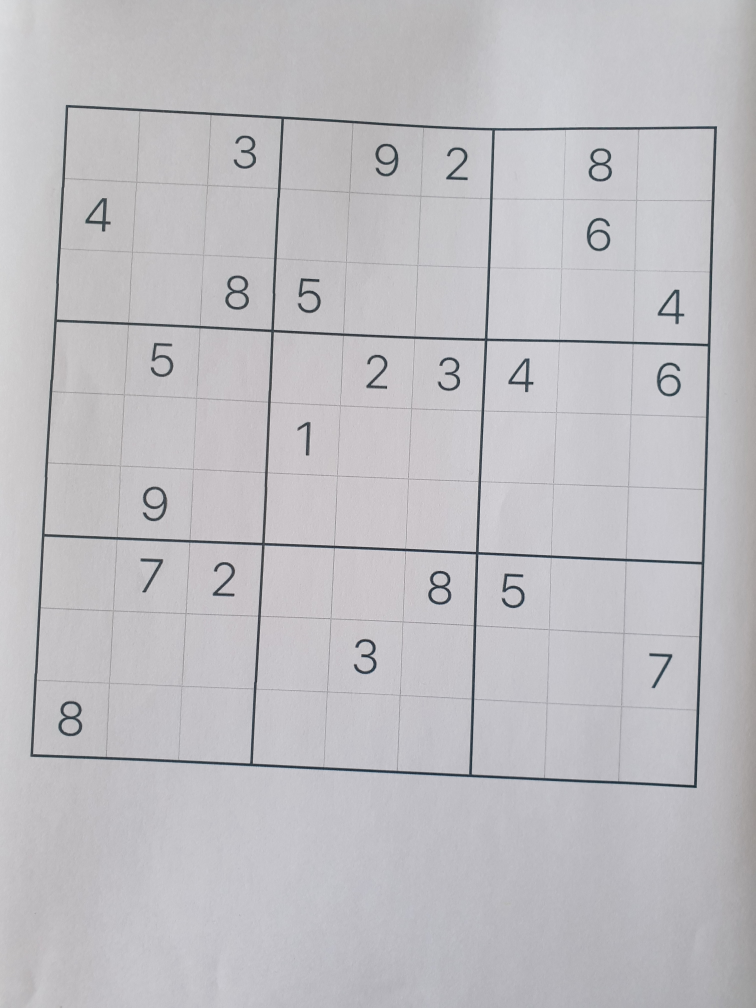
#> input picture examples/02_ImageInput.jpg, 3024 x 4032 px (shown at 1/4 size)
$ python -i imageparser.py   (imports and definitions only)   (older library calls are emulated)
#> lines starting #> are read from the running program, lines starting #| are printed output that depends on the picture; after the words box and inside, x2 and y2 are one past the last pixel; in counts of white or black regions, pixels touching at a corner belong together
### solver.py
## Solve Every Sudoku Puzzle

## See http://norvig.com/sudoku.html

## Throughout this program we have:
##   r is a row,    e.g. 'A'
##   c is a column, e.g. '3'
##   s is a square, e.g. 'A3'
##   d is a digit,  e.g. '9'
##   u is a unit,   e.g. ['A1','B1','C1','D1','E1','F1','G1','H1','I1']
##   grid is a grid,e.g. 81 non-blank chars, e.g. starting with '.18...7...
##   values is a dict of possible values, e.g. {'A1':'12349', 'A2':'8', ...}

def cross(A, B):
    "Cross product of elements in A and elements in B."
    return [a+b for a in A for b in B]

digits   = '123456789'
rows     = 'ABCDEFGHI'
cols     = digits
squares  = cross(rows, cols)
unitlist = ([cross(rows, c) for c in cols] +
            [cross(r, cols) for r in rows] +
            [cross(rs, cs) for rs in ('ABC','DEF','GHI') for cs in ('123','456','789')])
#> further down, picture is the input picture: shape (4032, 3024, 3); mean B, G, R 193.5, 189.6, 190.9
units = dict((s, [u for u in unitlist if s in u])
             for s in squares)
peers = dict((s, set(sum(units[s],[]))-set([s]))
             for s in squares)

################ Unit Tests ################

# [77 lines left out: functions test, parse_grid, grid_values, assign, eliminate, display, not called in this run]


################ Search ################

def solve(grid): return search(parse_grid(grid))

# [18 lines left out: functions search, some, not called in this run]

def from_file(filename, sep='\n'):
    "Parse a file into a list of strings, separated by sep."
    return file(filename).read().strip().split(sep)

# [5 lines left out: function shuffled, not called in this run]

################ System test ################

import time, random

# [37 lines left out: functions solve_all, solved, random_puzzle, not called in this run]

grid1  = '003020600900305001001806400008102900700000008006708200002609500800203009005010300'
grid2  = '4.....8.5.3..........7......2.....6.....8.4......1.......6.3.7.5..2.....1.4......'
hard1  = '.....6....59.....82....8....45........3........6..3.54...325..6..................'

# [6 lines that do not run on import are left out]

### imageparser.py
from cv2 import cv2 as cv
import numpy as np
from matplotlib import pyplot as plt
import pytesseract
import solver
import sudokudict


#Converts the image to grayscale, binarizes it and improves the image quality
def binarizeImage(frame):
    #Conversion of the image to Grayscale
    img = cv.cvtColor(frame, cv.COLOR_BGR2GRAY)

    if img.shape[0]<1000 or img.shape[1]<1000:
        imgBlur = cv.GaussianBlur(img, (7, 7), 0)
    else:
        imgBlur = cv.GaussianBlur(img, (9, 9), 0)

    #TEST
    # plt.imshow(imgBlur, cmap='gray', vmin=0, vmax=255)
    # plt.show()

    imgBinarized = cv.adaptiveThreshold(imgBlur,255,cv.ADAPTIVE_THRESH_GAUSSIAN_C,cv.THRESH_BINARY,11,2)
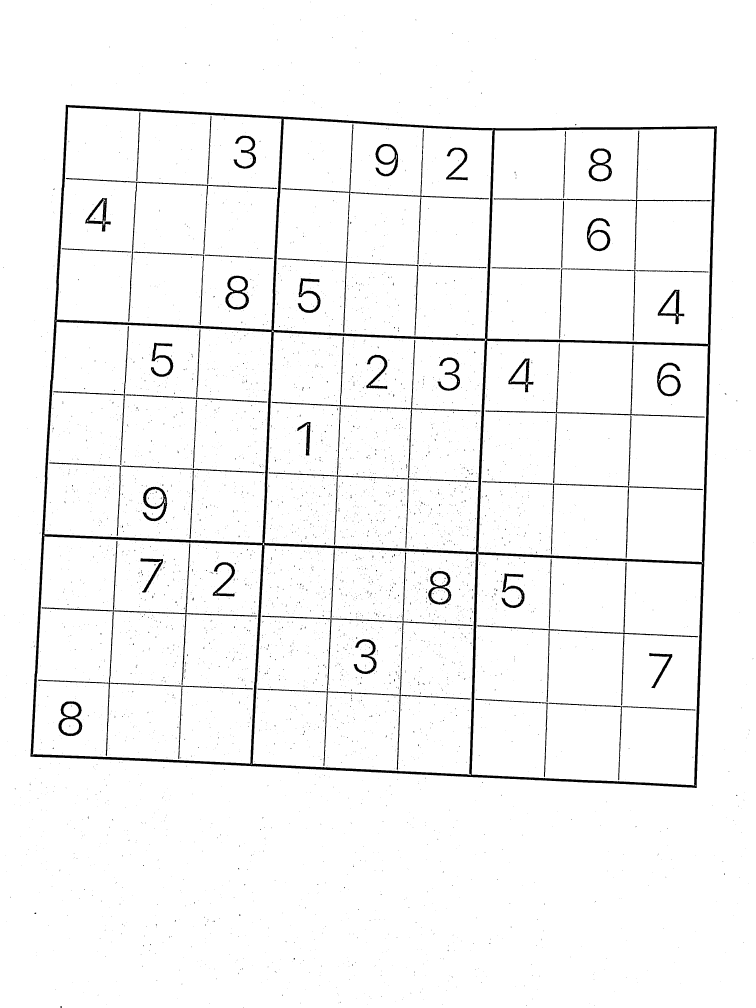
#> imgBinarized: shape (4032, 3024) (shown at 1/4 size); 96.5% white; 5156 black regions (5066 under 20 px), largest, box (x1, y1, x2, y2) and area: (121, 419, 2868, 3152) 216489, (1111, 497, 1956, 1342) 11929, (152, 2164, 1012, 3036) 9181

    #TEST
    # plt.imshow(imgBinarized, cmap='gray', vmin=0, vmax=255)
    # plt.show()

    imgInverted = cv.bitwise_not(imgBinarized)
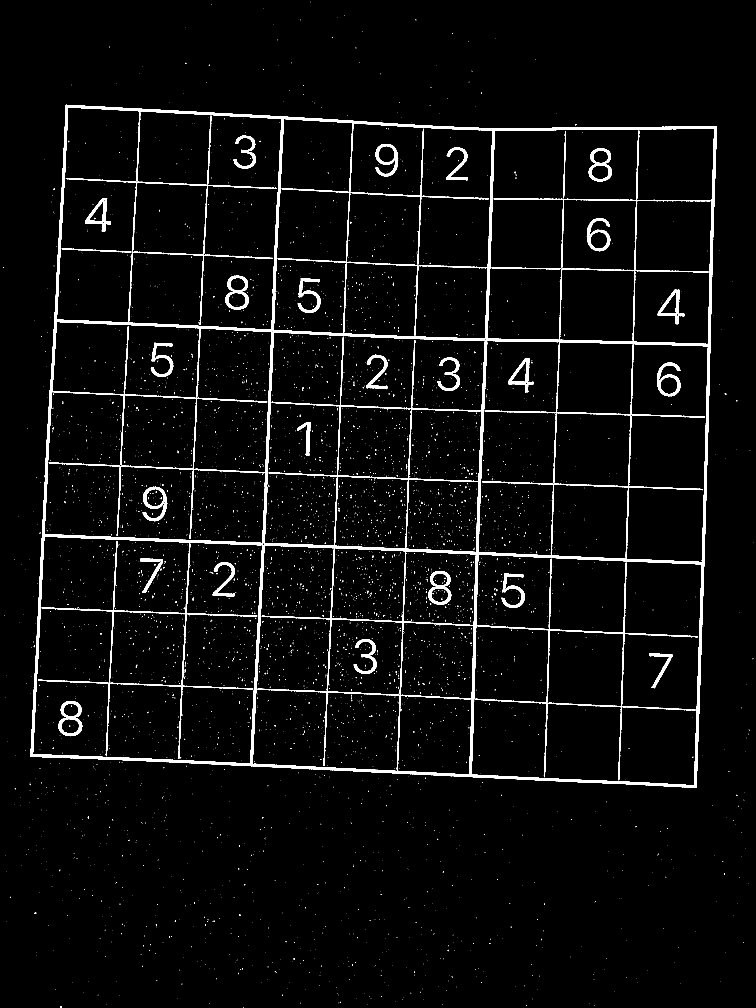
#> imgInverted: shape (4032, 3024) (shown at 1/4 size); 3.5% white; 5156 white regions (5066 under 20 px), largest, box (x1, y1, x2, y2) and area: (121, 419, 2868, 3152) 216489, (1111, 497, 1956, 1342) 11929, (152, 2164, 1012, 3036) 9181

    kernel = np.ones((3,3),np.uint8)

    result =  cv.morphologyEx(imgInverted, cv.MORPH_OPEN, kernel)
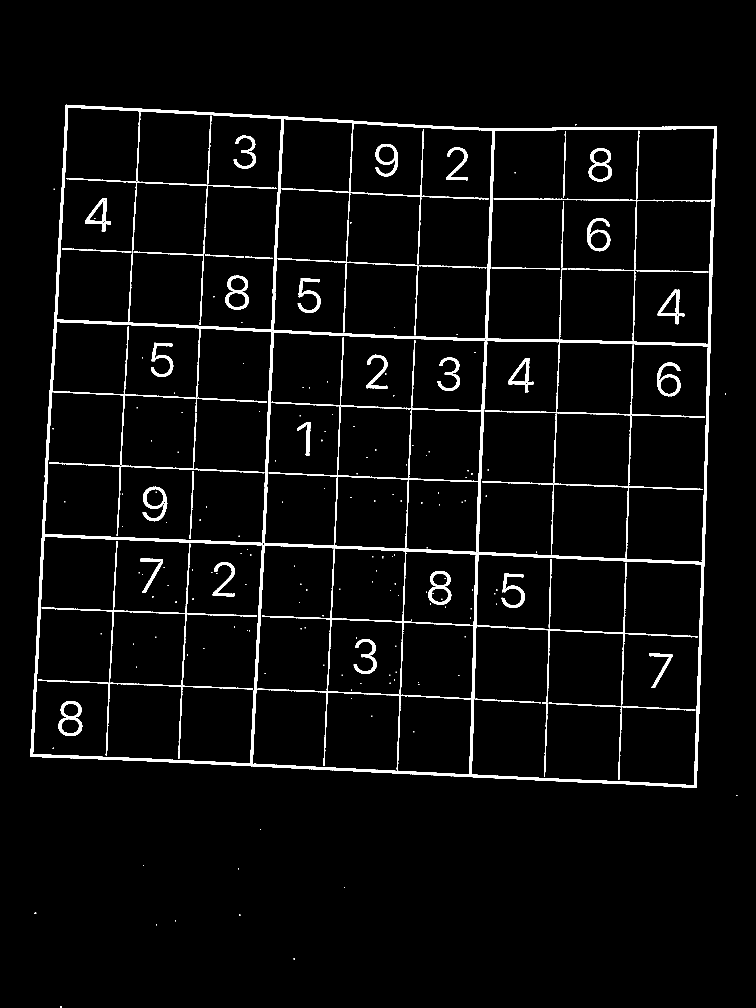
#> result: shape (4032, 3024) (shown at 1/4 size); 3.3% white; 309 white regions (143 under 20 px), largest, box (x1, y1, x2, y2) and area: (122, 419, 2868, 3152) 202199, (1075, 1889, 1910, 2190) 5532, (264, 712, 1036, 1286) 5473

    #TEST
    # plt.imshow(result, cmap='gray', vmin=0, vmax=255)
    # plt.show()

    return result


#Finds the corners of the contour with the largest area, that is the main contour of the sudoku
# [213 lines left out: functions findCorners, getWarped, readSudoku, solveSudoku, solutionToMatrix, writeSudoku, not called in this run]

>>> import cv2
>>> picture = cv2.imread('examples/02_ImageInput.jpg')
>>> result = binarizeImage(picture)

$ run again, on examples/03_ImageInput.jpg
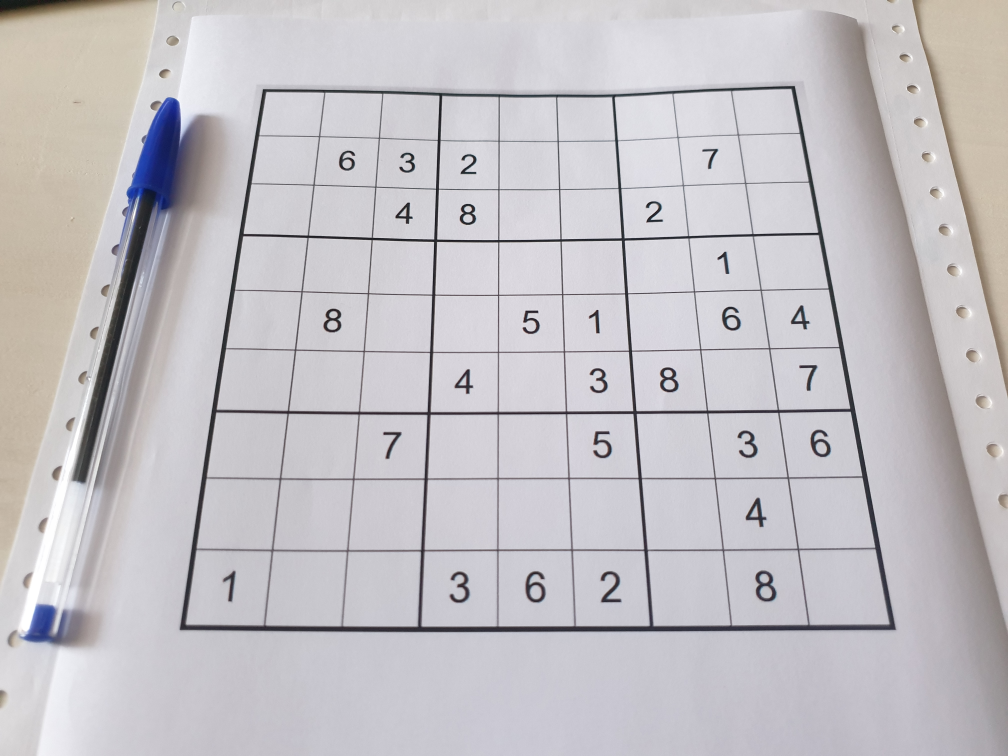
#> input picture examples/03_ImageInput.jpg, 4032 x 3024 px (shown at 1/4 size)
#> picture is the input picture: shape (3024, 4032, 3); mean B, G, R 196.4, 192.3, 195.2
#> in binarizeImage, `imgBinarized = cv.adaptiveThreshold(imgBlur,255,cv.ADAPTIVE_THRESH_GAU..`:
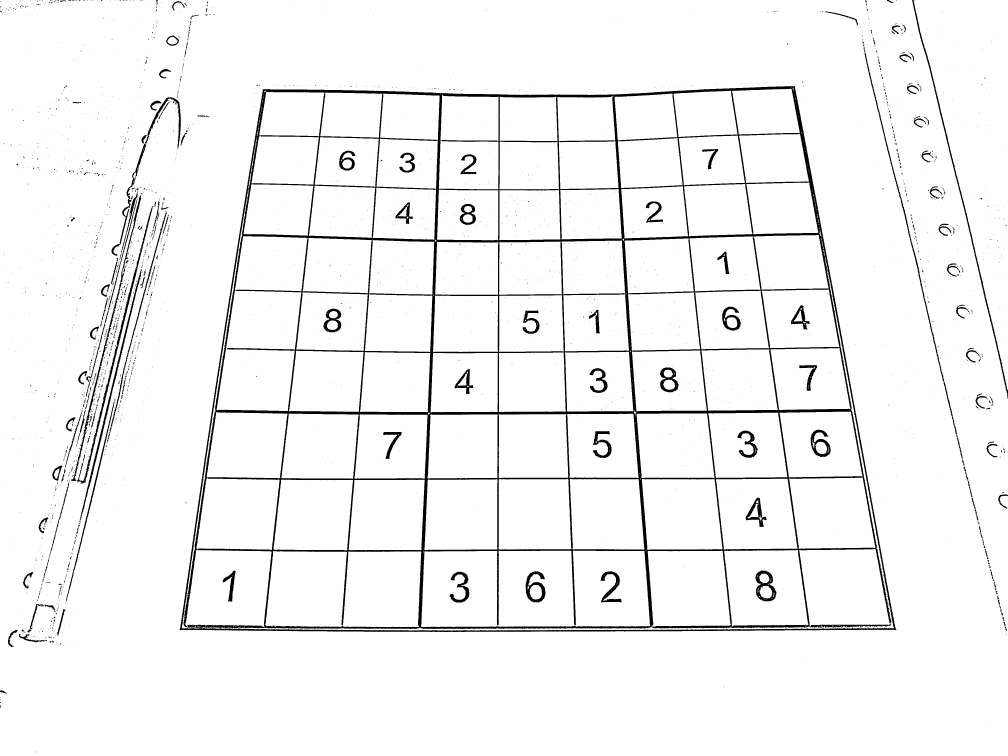
#> imgBinarized: shape (3024, 4032) (shown at 1/4 size); 95.6% white; 3068 black regions (2717 under 20 px), largest, box (x1, y1, x2, y2) and area: (719, 344, 3586, 2528) 364801, (3649, 0, 4032, 1595) 8818, (309, 823, 614, 1935) 8780
#> in binarizeImage, `result =  cv.morphologyEx(imgInverted, cv.MORPH_OPEN, kernel)`:
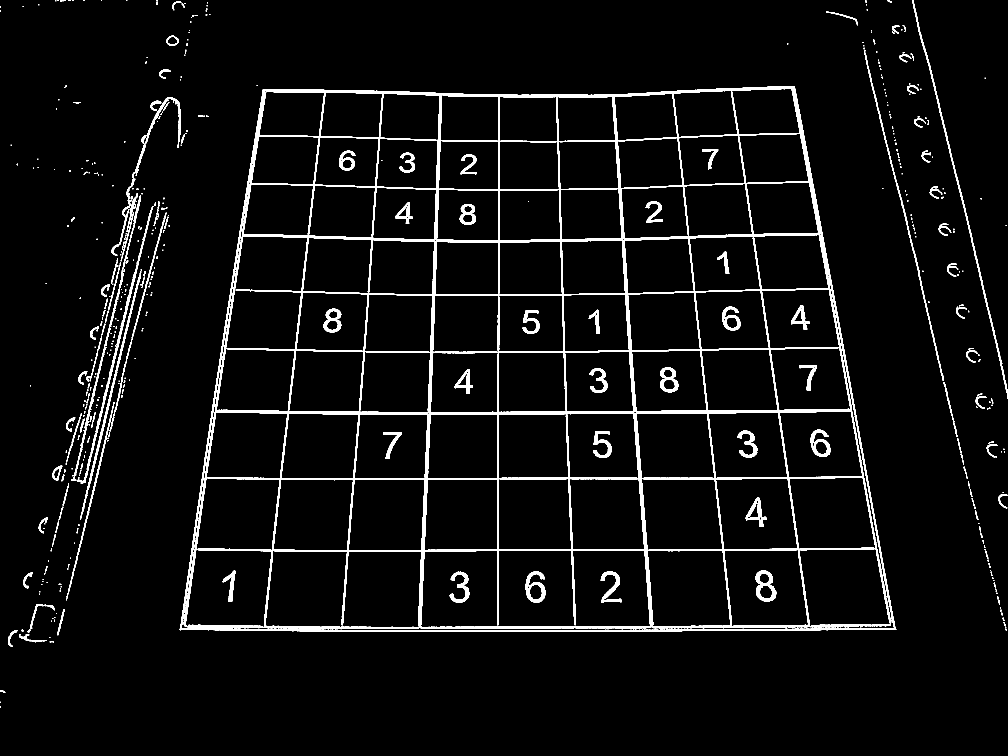
#> result: shape (3024, 4032) (shown at 1/4 size); 4.2% white; 614 white regions (294 under 20 px), largest, box (x1, y1, x2, y2) and area: (719, 344, 3585, 2528) 359221, (3649, 0, 4032, 1594) 8728, (309, 829, 610, 1934) 8231

$ run again, on examples/04_ImageInput.jpg
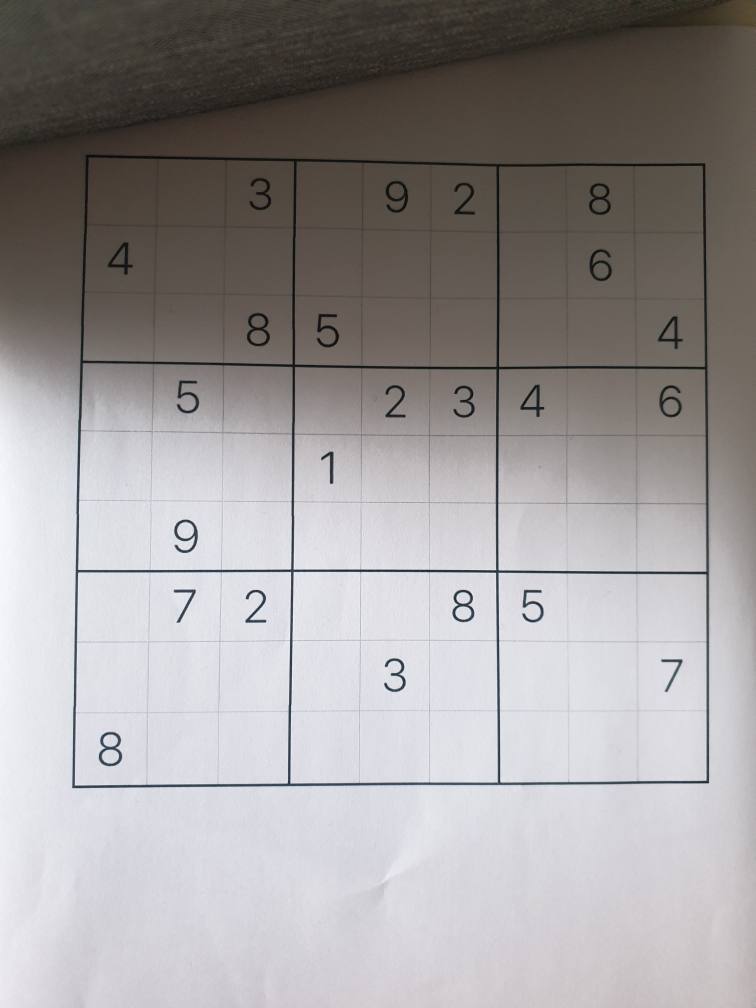
#> input picture examples/04_ImageInput.jpg, 3024 x 4032 px (shown at 1/4 size)
#> picture is the input picture: shape (4032, 3024, 3); mean B, G, R 154.4, 154.3, 158
#> in binarizeImage, `imgBinarized = cv.adaptiveThreshold(imgBlur,255,cv.ADAPTIVE_THRESH_GAU..`:
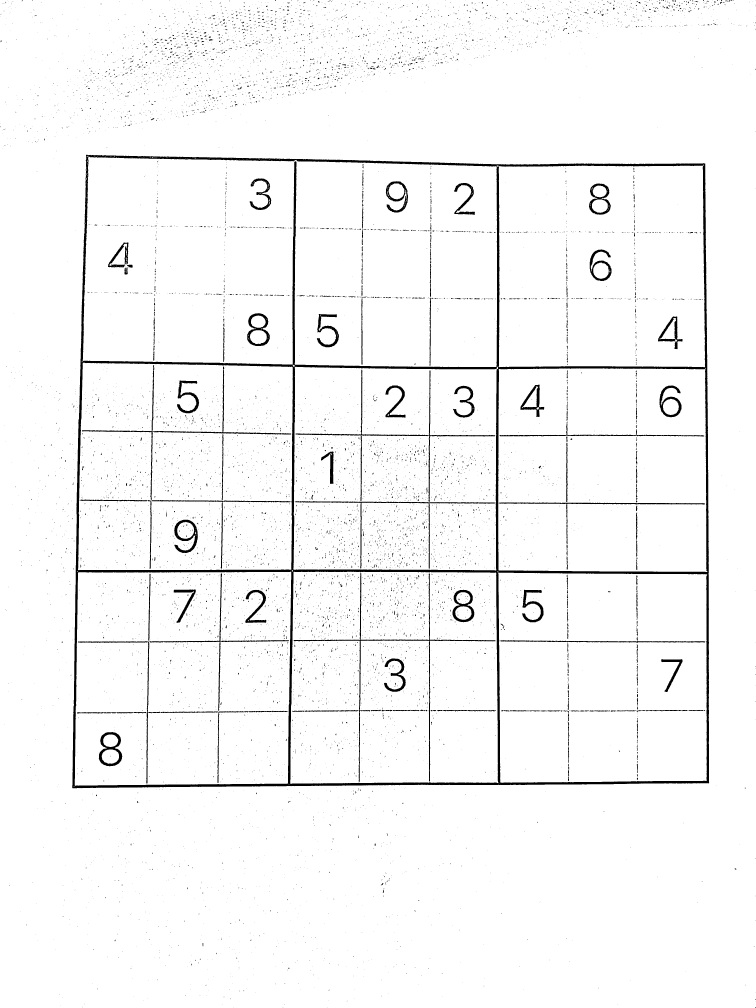
#> imgBinarized: shape (4032, 3024) (shown at 1/4 size); 96.8% white; 11627 black regions (11055 under 20 px), largest, box (x1, y1, x2, y2) and area: (289, 619, 2837, 3153) 183506, (1174, 2292, 1982, 3128) 9881, (1182, 1478, 1981, 2008) 6616
#> in binarizeImage, `result =  cv.morphologyEx(imgInverted, cv.MORPH_OPEN, kernel)`:
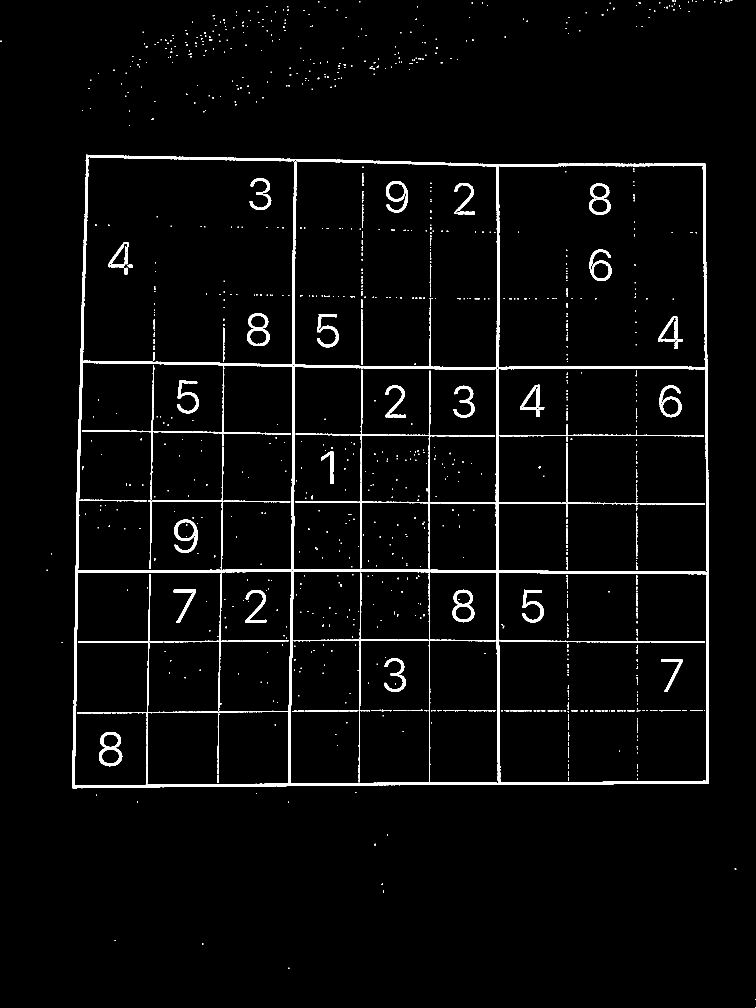
#> result: shape (4032, 3024) (shown at 1/4 size); 2.8% white; 1191 white regions (755 under 20 px), largest, box (x1, y1, x2, y2) and area: (289, 619, 2836, 3153) 182800, (1175, 2294, 1982, 3125) 8294, (396, 2928, 489, 3065) 4304

$ run again, on examples/01_ImageInput.png
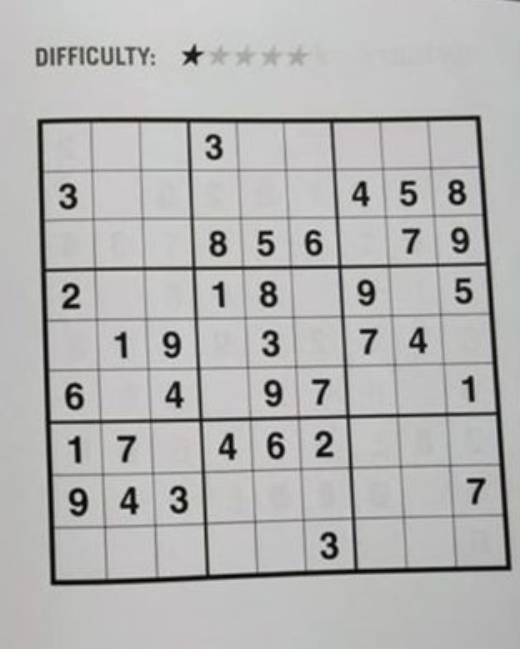
#> input picture examples/01_ImageInput.png, 520 x 649 px
#> picture is the input picture: shape (649, 520, 3); mean B, G, R 180.1, 180.9, 181.2
#> in binarizeImage, `imgBinarized = cv.adaptiveThreshold(imgBlur,255,cv.ADAPTIVE_THRESH_GAU..`:
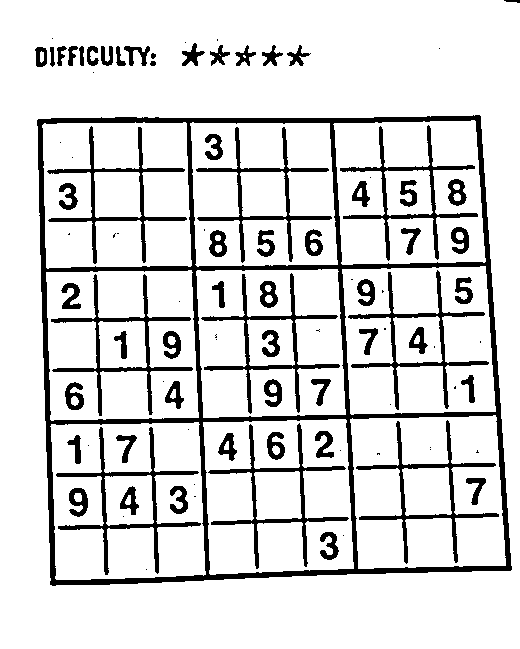
#> imgBinarized: shape (649, 520); 86% white; 98 black regions (36 under 20 px), largest, box (x1, y1, x2, y2) and area: (37, 115, 512, 586) 17346, (56, 427, 201, 575) 2197, (356, 420, 499, 564) 2089
#> in binarizeImage, `result =  cv.morphologyEx(imgInverted, cv.MORPH_OPEN, kernel)`:
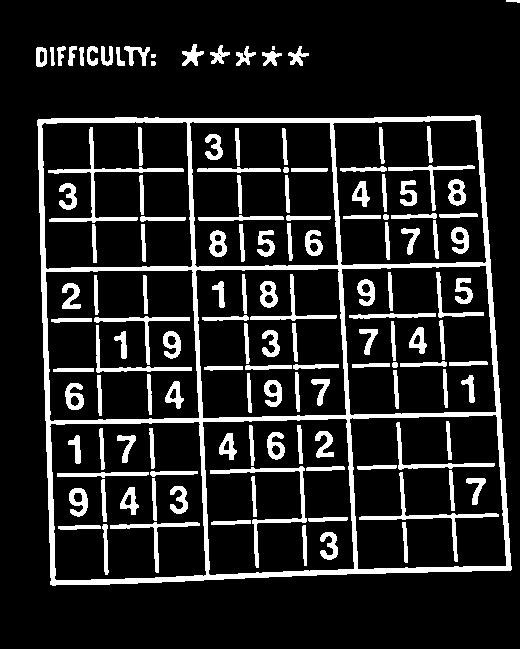
#> result: shape (649, 520); 13.8% white; 134 white regions (2 under 20 px), largest, box (x1, y1, x2, y2) and area: (37, 115, 512, 586) 17308, (48, 127, 184, 223) 1187, (210, 466, 307, 568) 939
